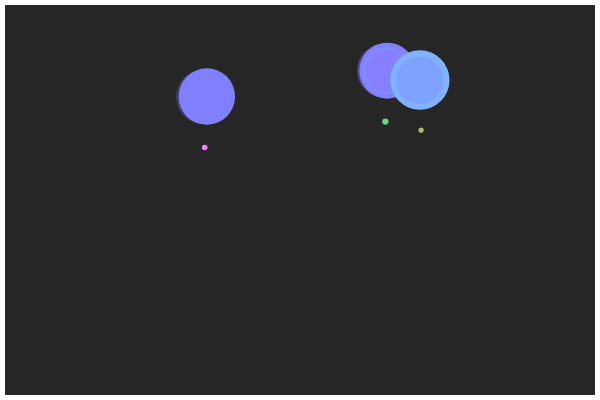
Frame 1 (no input)
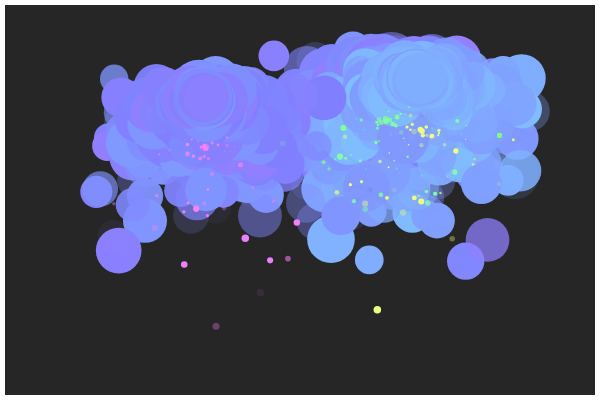
Frame 60 (no input)
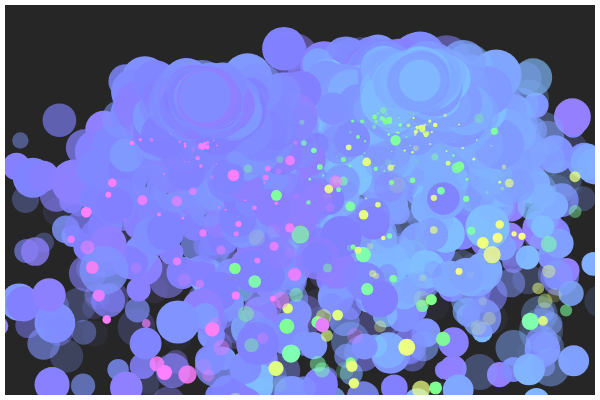
Frame 120 (the mouse pressed at the canvas centre since frame 60)

The p5.js sketch that drew these frames (run headless with seeded random() and noise() and a simulated clock; from frame 60 on, the mouse is pressed at the canvas centre):

// p5.js sketch
// ── sketch.js
let cloudSystems = [];
let raindropSystems = [];
let numClouds = 3;
let gravity;

function setup() {
  createCanvas(600, 400);
  colorMode(HSB);

  gravity = createVector(0, 0.1);

  for (let i = 0; i < numClouds; i++) {
    let x = random(100, width - 100);
    let y = random(50, 150);
    cloudSystems.push(new ParticleSystem(x, y, true)); 
    raindropSystems.push(new ParticleSystem(x, y + 50, false)); 
  }
}

function draw() {
  background(0, 0, 15);

  for (let cloud of cloudSystems) {
    cloud.update();
  }

  for (let raindropSystem of raindropSystems) {
    raindropSystem.update();
  }


  noFill();
  strokeWeight(10);
  stroke(0, 0, 100);
  rect(0, 0, width, height);
}

class Particle {
  constructor(x, y, h, isCloud) {
    this.pos = createVector(x, y);
    this.vel = createVector(random(-2, 2), random(-1, 1));
    this.acc = createVector(0, 0);

    this.hue = (h + random(20)) % 360;

    this.mass = random(1, 5);

    this.radius = isCloud ? random(20, 30) : 1 + sqrt(this.mass); 

    this.lifetime = random(50, 400);
  }

  addForce(force) {
    let forceWithMass = p5.Vector.div(force, this.mass);
    this.acc.add(forceWithMass);
  }

  addWaterDrag() {
    let dragConstant = -0.3;
    let forceDrag = this.vel.mag() * this.vel.mag() * dragConstant;
    let drag = p5.Vector.normalize(this.vel);
    drag.mult(forceDrag);
    this.addForce(drag);
  }

  update() {
    this.lifetime--;
    if (this.lifetime < 0) {
      this.destroy = true;
    }

    this.radius -= 0.1;

    this.addForce(gravity);

    this.vel.add(this.acc);
    this.vel.limit(5);
    this.pos.add(this.vel);

    this.acc.mult(0);
  }

  show() {
    push();
    noStroke();
    translate(this.pos.x, this.pos.y);
    fill(this.hue, 50, 100, 0.5 - map(this.lifetime, 0, 100, .5, 0));
    ellipse(0, 0, this.radius * 2);
    pop();
  }
}

class ParticleSystem {
  constructor(x, y, isCloud) {
    this.pos = createVector(x, y);
    this.particles = [];
    this.active = true; 
    this.hue = isCloud ? random(200, 240) : random(360); 
    this.isCloud = isCloud;
  }

  update() {
    if (this.active) {
      let numParticles = this.isCloud ? 5 : 1; 
      for (let i = 0; i < numParticles; i++) {
        this.particles.push(new Particle(this.pos.x, this.pos.y, this.hue, this.isCloud));
      }
    }

    for (let particle of this.particles) {
      particle.update();
      particle.show();
    }

    for (let i = this.particles.length - 1; i >= 0; i--) {
      if (this.particles[i].destroy) {
        this.particles.splice(i, 1);
      }
    }
  }
}
